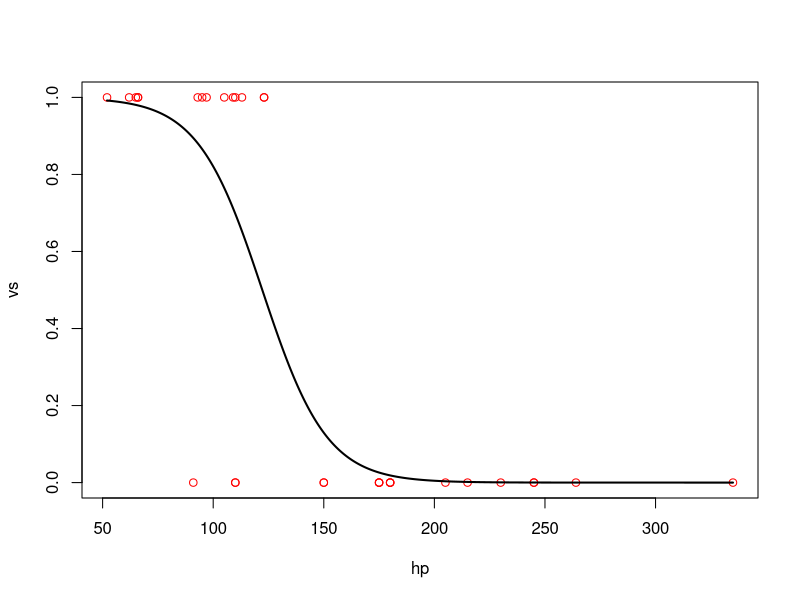

R code for this plot:
df = data.frame(mtcars)

model = glm(vs~hp, data = mtcars, family = binomial)

newdata = data.frame(hp=seq(min(mtcars$hp), max(mtcars$hp), len = 500))

newdata$vs = predict(model, newdata, type = "response")

print(newdata$vs)

plot(vs~hp, data = mtcars, col = "red")

lines(vs~hp, newdata, lwd=2)